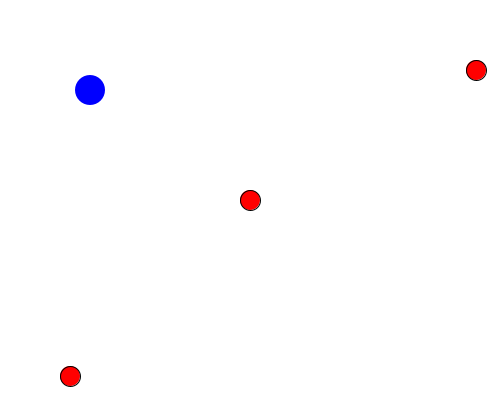
Frame 1 (no input)
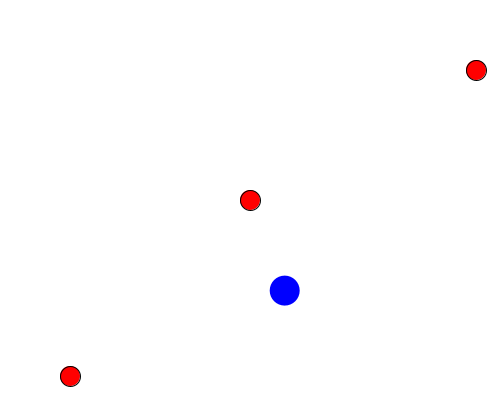
Frame 60 (the mouse pressed at the canvas centre just before this capture)
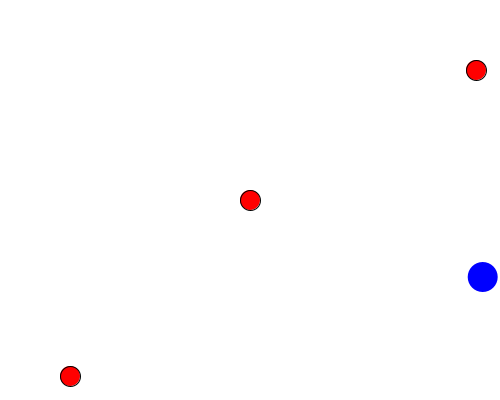
Frame 120 (the mouse held since frame 60 and released just before this capture)

The Processing sketch that drew these frames (run headless with seeded random() and noise(); from frame 60 on, the mouse is pressed at the canvas centre):

// Processing sketch: sketch_PegDodgeTask
// ── sketch_PegDodgeTask.pde
// -- Global variables are declared first

// ball position
float xPos;
float yPos;

// peg positions
float peg1X, peg1Y;
float peg2X, peg2Y;
float peg3X, peg3Y;

// ball velocity
float vx;
float vy;

// ball size
float radius;

// peg size
float pegRadius;

void setup()            // <-- Whatever commands we put in here will be executed once.
{
  size(500, 400);
  textSize(48);

  radius = 15;

  pegRadius = 10;

  peg1X = 250;
  peg1Y = 200;

  peg2X = 70;
  peg2Y = height - 24;

  peg3X = width - 24;
  peg3Y = 70;

  xPos = 90;            // <-- Starting position of the ball
  yPos = 90;

  vx = 3.3;             // <-- Speed of the ball
  vy = 3.4;
}

void bounceOffWalls() {
  // -- Check rebounds against left and right walls
  if (xPos - radius < 0 || xPos + radius > width)
  {
    vx = -vx;
  }

  // -- Check rebounds against top and bottom walls
  if (yPos - radius < 0 || yPos + radius > height)
  {
    vy = -vy;
  }
}

void moveBall() {
  // -- Move the ball
  xPos = xPos + vx;
  yPos = yPos + vy;
}

void drawBall() {
  // -- Draw ball
  noStroke();
  fill(0, 0, 255);
  circle(xPos, yPos, 2 * radius);
}

void gameOver() {
  fill(0);
  textAlign(CENTER, CENTER);
  text("GAME OVER!", width/2, height/2);
  frameRate(0);
}

void checkPegCollision() {
  // -- Check collisions with pegs
  if (dist(xPos, yPos, peg1X, peg1Y) < radius + pegRadius)
  {
    gameOver();
  }
  if (dist(xPos, yPos, peg2X, peg2Y) < radius + pegRadius)
  {
    gameOver();
  }
  if (dist(xPos, yPos, peg3X, peg3Y) < radius + pegRadius)
  {
    gameOver();
  }
}

void drawPeg(float pegX, float pegY) {
  circle(pegX, pegY, 2 * pegRadius);
}

void drawAllPegs() {
  // -- Draw the pegs
  drawPeg(peg1X, peg1Y);
  drawPeg(peg2X, peg2Y);
  drawPeg(peg3X, peg3Y);
}

void draw()
{
  background(255);

  fill(255, 0, 0);
  stroke(0);

  drawAllPegs();

  drawBall();

  moveBall();
  // -- Check rebounds against all walls
  bounceOffWalls();

  checkPegCollision();
}
